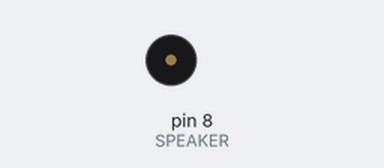
A sketch run on a simulated Arduino Uno, built with avr-gcc and run on an emulated ATmega328P. On the bench: buzzer (waves = sounding).

Above: at 0.4 s.
At 2.14 s:
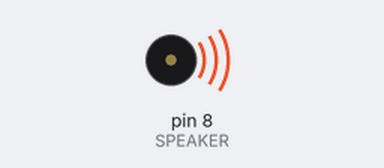
Timing chart, 0 to 3.0 s (numbered marks = the images above):
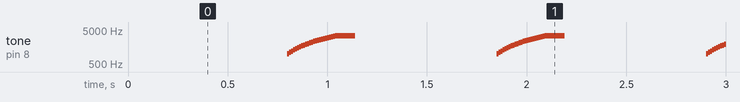

The sketch:

speaker.ino
```cpp
#define SPEAKER 8
int i = 0;

void setup() {
}

void loop() {
  delay(800);

  for (i = 1000; i < 3500; i += 100)
  {
    tone(SPEAKER, i, 100);
    delay(10);
  }
}
```

Measured:
- by itself, tone on pin 8 (SPEAKER): plays 1000 Hz for 0.01 s, 1100 Hz for 0.01 s, 1200 Hz for 0.01 s, 1300 Hz for 0.01 s, 1400 Hz for 0.01 s, 1500 Hz for 0.01 s … (3075 notes in this stretch)
